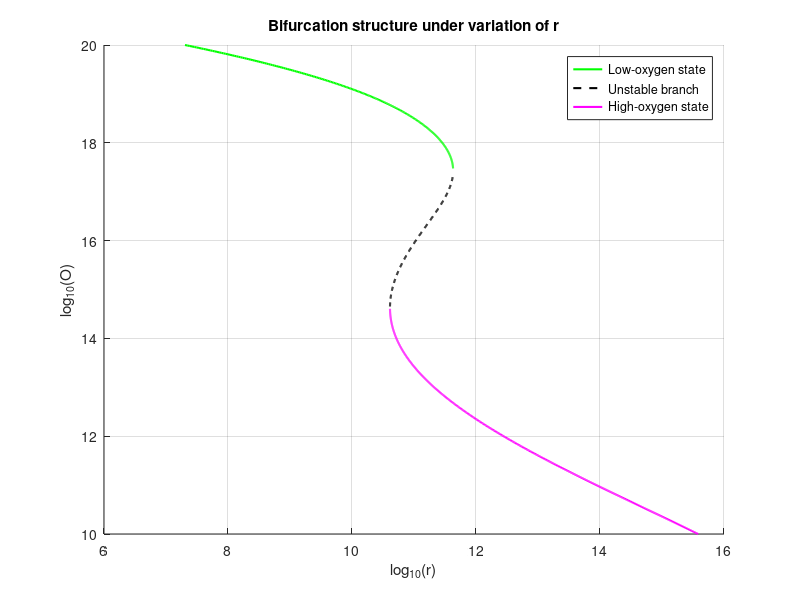

Recreate this plot in MATLAB.
 
clear;                       
clc;                         
 

 
N = 1e15;                     
s = 2.03e-5;                  
dr = 1.36e19;                 
dd = 2.73e17;                 
a1 = 0.003;                    
a2 = -0.1655;                 
a3 = 3.2305;                  
a4 = -25.8343;                
a5 = 71.6;                    

 
Y_range = linspace(10,20,1000);   

 
 
Y = Y_range;                                          
delta = 10.^Y ./ (dd + 10.^Y);                          
gamma = 10.^Y ./ (dr + 10.^Y);                       
omega = (1 - gamma) .* (1 - delta);                    
p = Y;                                                
ap = a1.*p.^4 + a2.*p.^3 + a3.*p.^2 + a4.*p + a5;        
fai = 10.^ap;                                          
r = s ./ ((fai ./ (omega * N)).^(1/0.7));              
x = log10(r);                                           

 
 
idx1 = (x <= 11.6303) & (Y > 17.4747);

 
idx2 = (x >= 10.6127) & (x <= 11.6303) & (Y >= 14.6465) & (Y <= 17.4747);

 
idx3 = (x > 10.6127) & (Y < 14.6465);

 
figure;                      
hold on;                     

 
plot(x(idx1), Y(idx1), 'g-', 'LineWidth', 1.5);   

 
plot(x(idx2), Y(idx2), 'k--', 'LineWidth', 1.5); 

 
plot(x(idx3), Y(idx3), 'm-', 'LineWidth', 1.5);   

hold off;                     

 
 
title('Bifurcation structure under variation of r'); 
xlabel('log_{10}(r)');        
ylabel('log_{10}(O)');                 
grid on;                      

 

legend({'Low-oxygen state', 'Unstable branch', 'High-oxygen state'}, ...
       'Location', 'Best');           %
